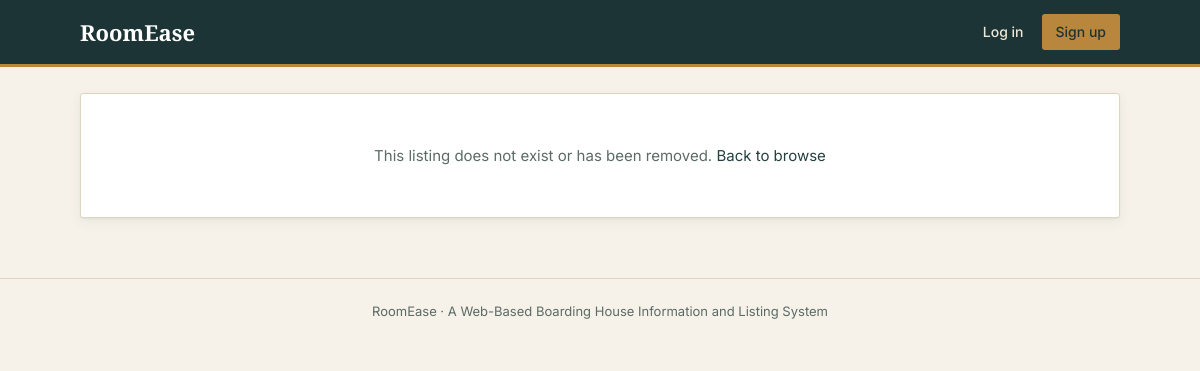
Page /boarder/view_listing.php?id=1 on the earlier database version.
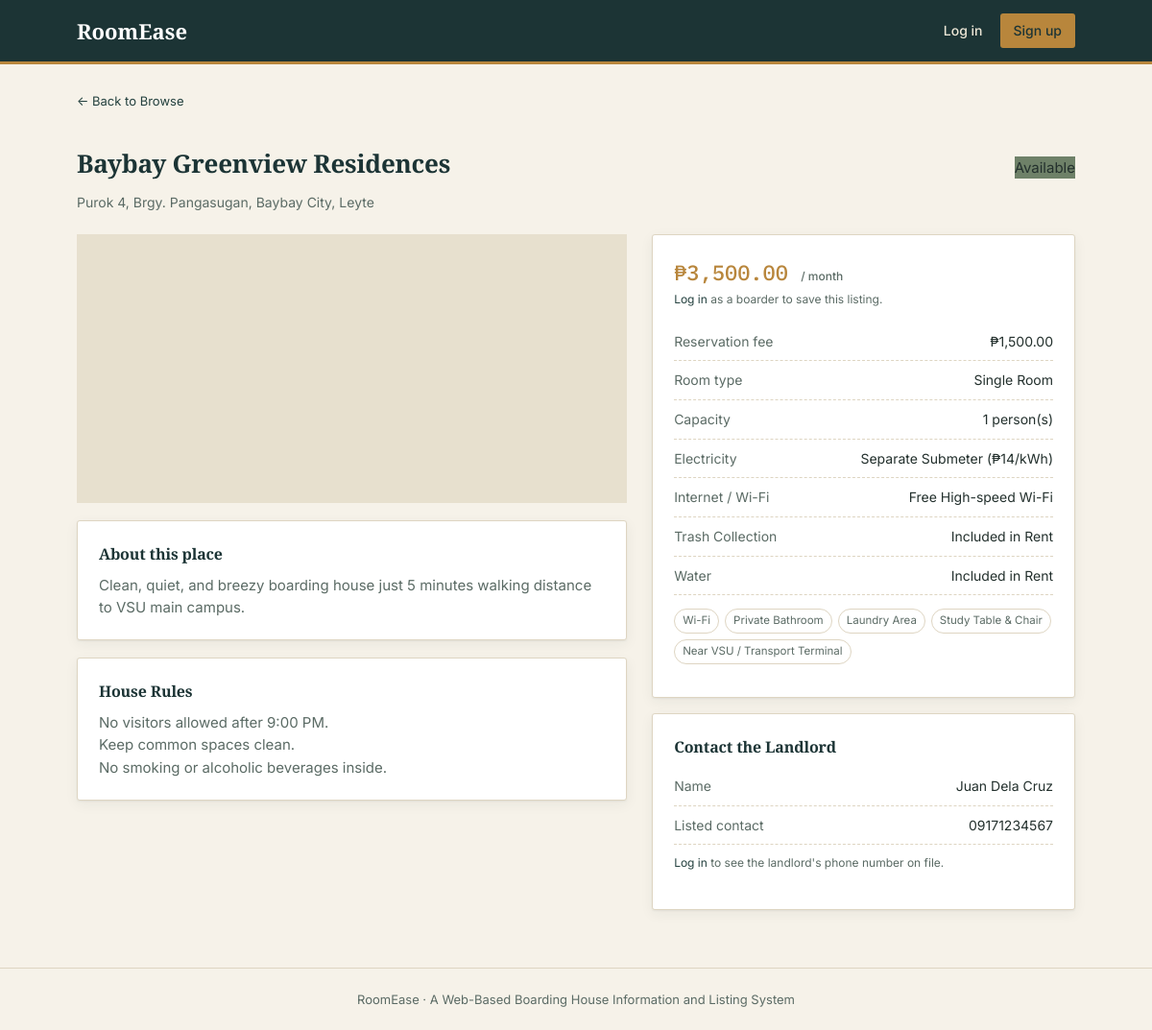
Same page on the later database version.
### tables this page shows
CREATE TABLE boarding_houses (
    boarding_house_id   INT AUTO_INCREMENT PRIMARY KEY,
    landlord_id         INT NOT NULL,
    name                VARCHAR(150) NOT NULL,
    address             TEXT NOT NULL,
    monthly_rent        DECIMAL(10, 2) NOT NULL,
    reservation_fee     DECIMAL(10, 2) DEFAULT NULL,
    room_type           VARCHAR(50) DEFAULT NULL,
    room_capacity       INT NOT NULL DEFAULT 1,
    availability_status ENUM('available', 'unavailable') NOT NULL DEFAULT 'available',
    moderation_status   ENUM('pending', 'approved', 'rejected') NOT NULL DEFAULT 'pending',
    rejection_reason    VARCHAR(500) DEFAULT NULL,
    moderated_at        TIMESTAMP NULL DEFAULT NULL,
    description         TEXT DEFAULT NULL,
    contact_number      VARCHAR(50) DEFAULT NULL,
    house_rules         TEXT DEFAULT NULL,
    created_at          TIMESTAMP NOT NULL DEFAULT CURRENT_TIMESTAMP,
    updated_at          TIMESTAMP NOT NULL DEFAULT CURRENT_TIMESTAMP ON UPDATE CURRENT_TIMESTAMP,
    CONSTRAINT fk_bh_landlord FOREIGN KEY (landlord_id)
        REFERENCES users(user_id) ON DELETE CASCADE
);

CREATE TABLE boarding_house_utilities (
    id                  INT AUTO_INCREMENT PRIMARY KEY,
    boarding_house_id   INT NOT NULL,
    utility_id          INT NOT NULL,
    billing_policy      VARCHAR(150) DEFAULT NULL,
    UNIQUE KEY uq_bh_utility (boarding_house_id, utility_id),
    CONSTRAINT fk_bhu_bh FOREIGN KEY (boarding_house_id)
        REFERENCES boarding_houses(boarding_house_id) ON DELETE CASCADE,
    CONSTRAINT fk_bhu_utility FOREIGN KEY (utility_id)
        REFERENCES utilities(utility_id) ON DELETE CASCADE
);

CREATE TABLE utilities (
    utility_id      INT AUTO_INCREMENT PRIMARY KEY,
    utility_name    VARCHAR(100) NOT NULL UNIQUE
);

### includes/functions.php (called while the page is built, shortened)
<?php
function h($value)
{
    return htmlspecialchars($value ?? '', ENT_QUOTES, 'UTF-8');
}
function base_url($path = '')
{
    static $base = null;
    if ($base === null) {
        $script = $_SERVER['SCRIPT_NAME'] ?? '';
        $appRoot = preg_replace('#/(auth|landlord|boarder|admin)/[^/]*$#', '', $script);
        $base = $appRoot;
    }
    return $base . '/' . ltrim($path, '/');
}
function is_logged_in()
{
    return isset($_SESSION['user_id']);
}
function current_role()
{
    return $_SESSION['role'] ?? null;
}
function is_admin()
{
    return in_array(current_role(), ['administrator', 'admin'], true);
}
function peso($amount)
{
    return '₱' . number_format((float) $amount, 2);
}
function can_save_listings()
{
    return is_logged_in() && current_role() === 'boarder';
}

### boarder/view_listing.php (the view, shortened to what the changed rows need)
<?php
require __DIR__ . '/../config/db.php';
require __DIR__ . '/../includes/functions.php';
$listingId = (int) ($_GET['id'] ?? 0);
$stmt = $pdo->prepare(
  "SELECT bh.*,
            CONCAT(u.first_name, ' ', u.last_name) AS landlord_name,
            u.phone_number AS landlord_phone,
            u.email AS landlord_email
     FROM boarding_houses bh
     JOIN users u ON u.user_id = bh.landlord_id
     WHERE bh.boarding_house_id = ?"
);
$stmt->execute([$listingId]);
$listing = $stmt->fetch();
$isOwner = $listing && is_logged_in() && current_role() === 'landlord'
    && (int) $listing['landlord_id'] === (int) $_SESSION['user_id'];
$canPreview = $isOwner || is_admin();
if ($listing && $listing['moderation_status'] !== 'approved' && !$canPreview) {
    $listing = false;
}
if (!$listing) {
  require __DIR__ . '/../includes/header.php';
  echo '<div class="empty-state panel panel-pad">This listing does not exist or has been removed. <a href="' . base_url('boarder/browse.php') . '">Back to browse</a></div>';
  require __DIR__ . '/../includes/footer.php';
  exit;
}
$photosStmt = $pdo->prepare(
  'SELECT * FROM images WHERE boarding_house_id = ? ORDER BY is_primary DESC, image_id ASC'
);
$photosStmt->execute([$listingId]);
$photos = $photosStmt->fetchAll();
$amenStmt = $pdo->prepare(
  'SELECT a.amenity_name
     FROM boarding_house_amenities bha
     JOIN amenities a ON bha.amenity_id = a.amenity_id
     WHERE bha.boarding_house_id = ? AND bha.is_available = 1'
);
$amenStmt->execute([$listingId]);
$amenities = $amenStmt->fetchAll(PDO::FETCH_COLUMN);
$utilStmt = $pdo->prepare(
  'SELECT ut.utility_name, bhu.billing_policy
     FROM boarding_house_utilities bhu
     JOIN utilities ut ON ut.utility_id = bhu.utility_id
     WHERE bhu.boarding_house_id = ?
     ORDER BY ut.utility_name'
);
$utilStmt->execute([$listingId]);
$utilities = $utilStmt->fetchAll();
$isAvailable = $listing['availability_status'] === 'available';
$isSaved = can_save_listings()
  && isset(saved_listing_ids($_SESSION['user_id'])[$listingId]);
require __DIR__ . '/../includes/header.php';
?>
<a href="<?= base_url('boarder/browse.php') ?>" style="font-size:13px;">&larr; Back to Browse</a>
<div class="section-head" style="border-bottom:none; margin-bottom:0;">
  <h2 style="font-size:26px;"><?= h($listing['name']) ?></h2>
  <span class="status-badge <?= $isAvailable ? 'status-available' : 'status-inactive' ?>" style="position:static;">
    <?= $isAvailable ? 'Available' : 'Unavailable' ?>
  </span>
</div>
<p class="auth-sub" style="margin-top:0;"><?= h($listing['address']) ?></p>
<div class="detail-grid">
  <div class="detail-photos">
    <?php if ($photos): ?>
      <img src="<?= h(base_url($photos[0]['image_path'])) ?>" alt="<?= h($listing['name']) ?>">
      <?php if (count($photos) > 1): ?>
        <div class="detail-thumbs">
          <?php foreach (array_slice($photos, 1) as $p): ?>
            <img src="<?= h(base_url($p['image_path'])) ?>" alt="Additional photo">
          <?php endforeach; ?>
        </div>
      <?php endif; ?>
    <?php else: ?>
      <div class="listing-photo" style="height:280px;"></div>
    <?php endif; ?>
    <?php if (!empty($listing['description'])): ?>
      <div class="panel panel-pad" style="margin-top:18px;">
        <h3 style="font-size:16px;">About this place</h3>
        <p style="white-space:pre-line; margin:0; color:var(--ink-soft);"><?= h($listing['description']) ?></p>
      </div>
    <?php endif; ?>
    <?php if ($listing['house_rules']): ?>
      <div class="panel panel-pad" style="margin-top:18px;">
        <h3 style="font-size:16px;">House Rules</h3>
        <p style="white-space:pre-line; margin:0; color:var(--ink-soft);"><?= h($listing['house_rules']) ?></p>
      </div>
    <?php endif; ?>
  </div>
  <div>
    <div class="panel panel-pad">
      <div class="listing-rent" style="font-size:22px; margin-bottom:14px;"><?= peso($listing['monthly_rent']) ?>
        <span>/ month</span></div>
      <?php if (can_save_listings()): ?>
        <form method="post" action="<?= base_url('boarder/favorite_action.php') ?>" style="margin-bottom:14px;">
          <?= csrf_field() ?>
          <input type="hidden" name="boarding_house_id" value="<?= (int) $listingId ?>">
          <input type="hidden" name="action" value="<?= $isSaved ? 'unsave' : 'save' ?>">
          <input type="hidden" name="return" value="view">
          <button type="submit" class="save-btn save-btn-wide btn-block <?= $isSaved ? 'is-saved' : '' ?>"
            style="width:100%;">
            <svg viewBox="0 0 24 24" width="18" height="18" fill="<?= $isSaved ? 'currentColor' : 'none' ?>"
              stroke="currentColor" stroke-width="2" stroke-linecap="round" stroke-linejoin="round" aria-hidden="true">
              <path d="M20.84 4.61a5.5 5.5 0 0 0-7.78 0L12 5.67l-1.06-1.06a5.5 5.5 0 0 0-7.78 7.78l1.06 1.06L12 21.23l7.78-7.78 1.06-1.06a5.5 5.5 0 0 0 0-7.78z"/>
            </svg>
            <?= $isSaved ? 'Saved' : 'Save this listing' ?>
          </button>
        </form>
      <?php elseif (!is_logged_in()): ?>
        <p class="field-hint" style="margin-bottom:14px;">
          <a href="<?= base_url('auth/login.php') ?>">Log in</a> as a boarder to save this listing.
        </p>
      <?php endif; ?>
      <ul class="spec-list">
        <li><span>Reservation fee</span><span><?= ($listing['reservation_fee'] === null || $listing['reservation_fee'] === '') ? 'Not required' : peso($listing['reservation_fee']) ?></span></li>
        <li><span>Room type</span><span><?= h($listing['room_type'] ?: '—') ?></span></li>
        <li><span>Capacity</span><span><?= (int) $listing['room_capacity'] ?> person(s)</span></li>
        <?php foreach ($utilities as $util): ?>
          <li><span><?= h($util['utility_name']) ?></span><span><?= h($util['billing_policy'] ?: '—') ?></span></li>
        <?php endforeach; ?>
      </ul>
      <?php if ($amenities): ?>
        <div class="tag-row" style="margin-top:14px;">
          <?php foreach ($amenities as $a): ?><span class="tag"><?= h($a) ?></span><?php endforeach; ?>
        </div>
      <?php endif; ?>
    </div>
    <div class="panel panel-pad" style="margin-top:16px;">
      <h3 style="font-size:16px;">Contact the Landlord</h3>
      <ul class="spec-list">
        <li><span>Name</span><span><?= h($listing['landlord_name']) ?></span></li>
        <li><span>Listed contact</span><span><?= h($listing['contact_number'] ?: '—') ?></span></li>
      </ul>
      <?php if (!is_logged_in()): ?>
        <p class="field-hint" style="margin-top:10px;"><a href="<?= base_url('auth/login.php') ?>">Log in</a> to see the
          landlord's phone number on file.</p>
      <?php endif; ?>
    </div>
  </div>
</div>
<?php require __DIR__ . '/../includes/footer.php'; ?>

Differences in the rows shown:
now on this page (row edited): boarding_houses: name "Baybay Greenview Residences", address "Purok 4, Brgy. Pangasugan, Baybay City, Leyte", description "Clean, quiet, and breezy boarding house just 5 minutes walking distance to VSU main campus.", house_rules "No visitors allowed after 9:00 PM. Keep common spaces clean. No smoking or alcoholic beverages inside.", monthly_rent "₱3,500.00", reservation_fee "₱1,500.00", room_type "Single Room", room_capacity "1", contact_number "09171234567"
changed boarding_houses: moderation_status "pending" → "approved" (drawn)
now on this page (row unchanged): boarding_house_utilities: utility.utility_name "Electricity", billing_policy "Separate Submeter (₱14/kWh)"
now on this page (row unchanged): boarding_house_utilities: utility.utility_name "Internet / Wi-Fi", billing_policy "Free High-speed Wi-Fi"
now on this page (row unchanged): boarding_house_utilities: utility.utility_name "Trash Collection", billing_policy "Included in Rent"
now on this page (row unchanged): boarding_house_utilities: utility.utility_name "Water", billing_policy "Included in Rent"
Other differences:
$listing['landlord_name']: (not shown) → "Juan Dela Cruz"
text no longer shown: "This listing does not exist or has been removed. Back to browse"
text now shown: "← Back to Browse Available About this place House Rules / month Log in as a boarder to save this listing. Reservation fee Room type Capacity person(s) Contact the Landlord Name Listed contact Log in to see the landlord's phone number on file."
new list line: "Wi-Fi"
new list line: "Private Bathroom"
new list line: "Laundry Area"
new list line: "Study Table & Chair"
new list line: "Near VSU / Transport Terminal"
